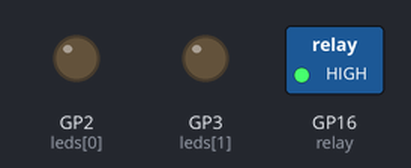
Bench run of a program on a simulated Raspberry Pi Pico running MicroPython. On the bench: switched loads named in the program (green lamp = pin HIGH), output pins drawn as LEDs (lit = HIGH). The clock reads 2024-03-15 10:24:30 at power-on unless the program sets it; what the program prints to the serial console is not drawn.

Above: at 0.2 s.
At 9.85 s:
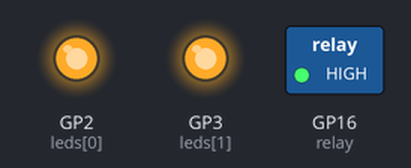
At 19.55 s:
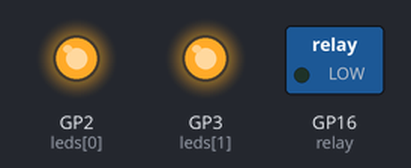
At 38.9 s:
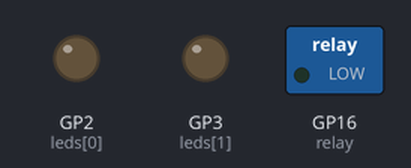
Timing chart, 0 to 42.9 s (numbered marks = the images above):
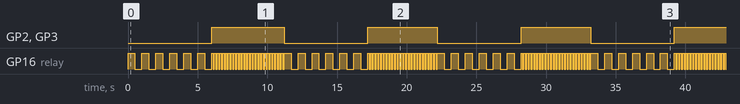

Measured:
- by itself, GP2 (leds[0]), GP3 (leds[1]): alternates HIGH for 5.0 s and LOW for 6.0 s
- by itself, GP16 (relay): moves between LOW and HIGH, repeating every 33.0 s

The program:

traffic_light.py
```python
from machine import Pin
import time


def control_relay():
    relay = Pin(16, Pin.OUT)

    print("Press Ctrl+C to stop")

    leds = [
        Pin(2, Pin.OUT),
        Pin(3, Pin.OUT)
        ]

    start = time.time()

    try:
        while True:
            now = time.time()

            if now - start <= 5:
                delay = 500
                for led in leds:
                    led.value(0)
            elif now - start <= 10:
                delay = 100
                for led in leds:
                    led.value(1)
            else:
                start = time.time()

            relay.value(1)
            time.sleep_ms(delay)
            relay.value(0)
            time.sleep_ms(delay)

    except KeyboardInterrupt:
        print("\nProgram stopped. Exiting...")
        relay.value(0)


if __name__ == "__main__":
    control_relay()
```
